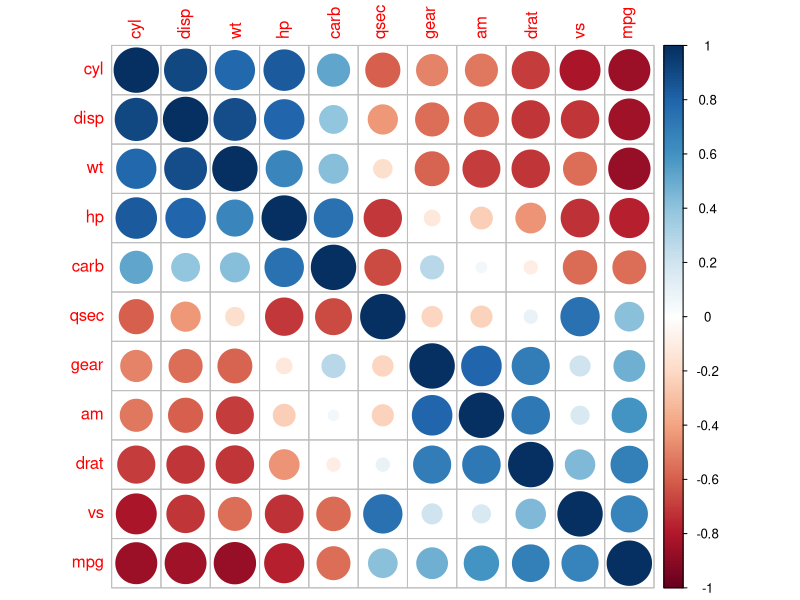

Here is the R script that generated this plot:
## ---- chunk 1
knitr::opts_chunk$set(echo = TRUE)
## ---- chunk 2
require(datasets)
require(ggplot2)
require(corrplot)
## ---- chunk 3
data("mtcars")
head(mtcars, 3)
## ---- chunk 4
corrmatrix = cor(mtcars)
corrplot(corrmatrix, method = "circle", order ="FPC")
## ---- chunk 5
fit.mpg_wt_hp_am = lm(formula = mpg ~ wt + hp + I(factor(am)), data = mtcars)
round(summary(fit.mpg_wt_hp_am)$coef, 4)
## ---- chunk 6
rbind(
    shapiro.test(mtcars$mpg[mtcars$cyl == 4]),
    shapiro.test(mtcars$mpg[mtcars$cyl == 6]),
    shapiro.test(mtcars$mpg[mtcars$cyl == 8]),
    shapiro.test(mtcars$mpg[mtcars$am == 0]),
    shapiro.test(mtcars$mpg[mtcars$am == 1]),
    shapiro.test(mtcars$mpg)
)[, c("data.name", "p.value")]
## ---- chunk 7
fit.mpg_wt = lm(formula = mpg ~ wt, data = mtcars)
fit.mpg_wt_hp = lm(formula = mpg ~ wt + hp, data = mtcars)
anova(fit.mpg_wt, fit.mpg_wt_hp, fit.mpg_wt_hp_am)
